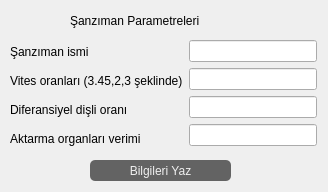
<?xml version="1.0" encoding="UTF-8"?>
<ui version="4.0">
 <class>Dialog</class>
 <widget class="QDialog" name="Dialog">
  <property name="geometry">
   <rect>
    <x>0</x>
    <y>0</y>
    <width>328</width>
    <height>192</height>
   </rect>
  </property>
  <property name="minimumSize">
   <size>
    <width>328</width>
    <height>192</height>
   </size>
  </property>
  <property name="maximumSize">
   <size>
    <width>328</width>
    <height>192</height>
   </size>
  </property>
  <property name="windowTitle">
   <string>Şanzıman</string>
  </property>
  <property name="windowIcon">
   <iconset resource="gearbox.qrc">
    <normaloff>:/img/assets/gearbox2.jpg</normaloff>:/img/assets/gearbox2.jpg</iconset>
  </property>
  <widget class="QPushButton" name="pushButton_2">
   <property name="geometry">
    <rect>
     <x>90</x>
     <y>160</y>
     <width>141</width>
     <height>21</height>
    </rect>
   </property>
   <property name="cursor">
    <cursorShape>PointingHandCursor</cursorShape>
   </property>
   <property name="styleSheet">
    <string notr="true">QPushButton{
border-radius:5px;
color:rgb(239, 239, 239);
font: 10pt &quot;Gill Sans MT&quot;;
background-color: rgb(99,99, 99);
}
QPushButton:hover {
color:rgb(9, 9, 9);
background-color:rgb(239, 239, 239);
}
QPushButton:pressed {
color:rgb(9, 9, 9);
}</string>
   </property>
   <property name="text">
    <string>Bilgileri Yaz</string>
   </property>
  </widget>
  <widget class="QLabel" name="label_16">
   <property name="geometry">
    <rect>
     <x>70</x>
     <y>10</y>
     <width>191</width>
     <height>21</height>
    </rect>
   </property>
   <property name="styleSheet">
    <string notr="true">font: 700 12pt &quot;Segoe UI&quot;;</string>
   </property>
   <property name="text">
    <string>Şanzıman Parametreleri</string>
   </property>
  </widget>
  <widget class="QWidget" name="">
   <property name="geometry">
    <rect>
     <x>10</x>
     <y>40</y>
     <width>307</width>
     <height>110</height>
    </rect>
   </property>
   <layout class="QHBoxLayout" name="horizontalLayout">
    <item>
     <layout class="QVBoxLayout" name="verticalLayout_4">
      <item>
       <widget class="QLabel" name="label_10">
        <property name="sizePolicy">
         <sizepolicy hsizetype="Preferred" vsizetype="Preferred">
          <horstretch>0</horstretch>
          <verstretch>0</verstretch>
         </sizepolicy>
        </property>
        <property name="minimumSize">
         <size>
          <width>120</width>
          <height>0</height>
         </size>
        </property>
        <property name="text">
         <string>Şanzıman ismi</string>
        </property>
       </widget>
      </item>
      <item>
       <widget class="QLabel" name="label_11">
        <property name="sizePolicy">
         <sizepolicy hsizetype="Preferred" vsizetype="Preferred">
          <horstretch>0</horstretch>
          <verstretch>0</verstretch>
         </sizepolicy>
        </property>
        <property name="minimumSize">
         <size>
          <width>161</width>
          <height>0</height>
         </size>
        </property>
        <property name="styleSheet">
         <string notr="true">font: 8pt &quot;Segoe UI&quot;;</string>
        </property>
        <property name="text">
         <string>Vites oranları (3.45,2,3 şeklinde)</string>
        </property>
       </widget>
      </item>
      <item>
       <widget class="QLabel" name="label_14">
        <property name="minimumSize">
         <size>
          <width>120</width>
          <height>0</height>
         </size>
        </property>
        <property name="text">
         <string>Diferansiyel dişli oranı</string>
        </property>
       </widget>
      </item>
      <item>
       <widget class="QLabel" name="label_15">
        <property name="minimumSize">
         <size>
          <width>120</width>
          <height>0</height>
         </size>
        </property>
        <property name="text">
         <string>Aktarma organları verimi</string>
        </property>
       </widget>
      </item>
     </layout>
    </item>
    <item>
     <layout class="QVBoxLayout" name="verticalLayout">
      <item>
       <widget class="QLineEdit" name="gearbox_name"/>
      </item>
      <item>
       <widget class="QLineEdit" name="gears"/>
      </item>
      <item>
       <widget class="QLineEdit" name="dif"/>
      </item>
      <item>
       <widget class="QLineEdit" name="drive_train_eff"/>
      </item>
     </layout>
    </item>
   </layout>
  </widget>
 </widget>
 <resources>
  <include location="gearbox.qrc"/>
 </resources>
 <connections/>
</ui>
